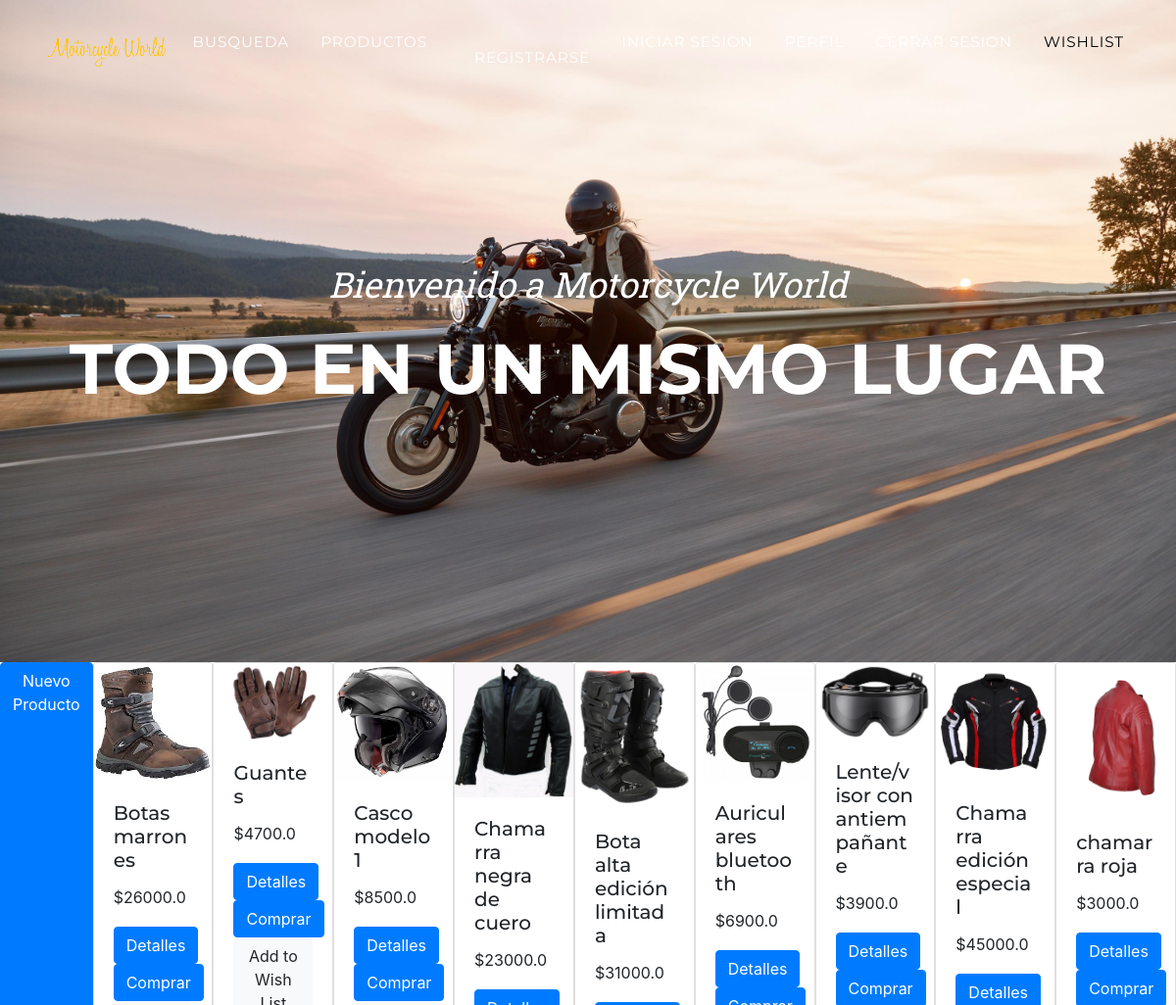
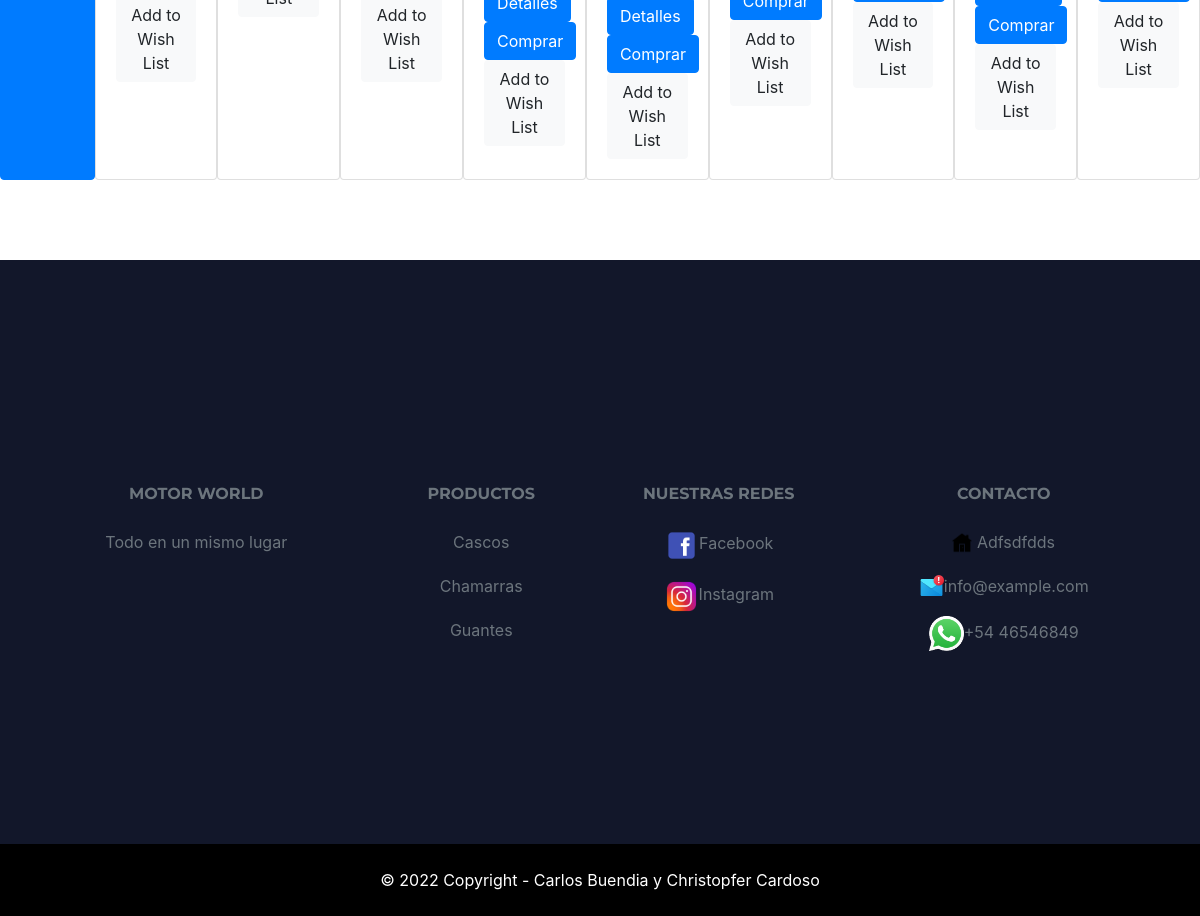
Page /productos/ (signed in) on the committed database (2 pictures, top to bottom).
### AppFinal/models.py (models this page shows)
class Product(models.Model):
    name = models.CharField(max_length= 40)
    price = models.FloatField()
    desc = models.TextField()
    SKU = models.CharField(max_length=30)
    stock = models.BooleanField(default= True)
    image = models.ImageField(upload_to='producto_image', default='producto_image/descarga.png')
    users_wishlist = models.ManyToManyField(settings.AUTH_USER_MODEL, related_name="user_wishlist", blank=True)
    class Meta:
        verbose_name = 'producto'
        verbose_name_plural = 'productos'

### AppFinal/views.py (the view)
class ListViewProducts(ListView):
    model = Product
    template_name = 'AppFinal/productos.html'

### AppFinal/templates/AppFinal/productos.html (shortened to what this page needs)
    {% extends "AppFinal/padre.html" %}
    {% block Contenido %}
    <br> <br> <br>
    {% if request.user.is_authenticated and  request.user.rol == owner %}
        <a href="/nuevoProducto" class="btn btn-primary">Nuevo Producto</a>
    {% endif %}
    {% for producto in object_list %}
        {% if producto.stock == True %}
            <div class="card" style="width: 18rem">
                    <img src="{{producto.image.url}}" class="card-img-top" width: 230px height: 230px >
                <div class="card-body">
                <h5 class="card-title">{{producto.name}}</h5>
                <p class="card-text">${{producto.price}}</p>
                <a href="/detalleproductos/{{producto.id}}/" class="btn btn-primary">Detalles</a>
                {% if request.user.is_authenticated %}
                    {% if request.user.client.rol == 'owner' %}
                        <a href="/eliminarProducto/{{producto.id}}/" class="btn btn-primary">Eliminar</a>
                        <a href="/actualizarProducto/{{producto.id}}/" class="btn btn-primary">Actualizar</a>
                    {% else %}
                        <a href="/compra" class="btn btn-primary">Comprar</a>
                        <a href="/addWishlist/{{producto.id}}/" class="btn btn-light fw500" role="button" aria-disabled="true">Add to Wish List</a>
                    {% endif %}
                {% else %}
                    <a href="/comprafallida" class="btn btn-primary">Comprar</a>
                {% endif %}
                </div>
            </div>
        {% endif %}
    {% endfor %}
    {% endblock %}

### rows in the picture
Product: image (picture), name "Botas marrones", price "26000.0"
Product: image (picture), name "Guantes", price "4700.0"
Product: image (picture), name "Casco modelo 1", price "8500.0"
Product: image (picture), name "Chamarra negra de cuero", price "23000.0"
Product: image (picture), name "Bota alta edición limitada", price "31000.0"
Product: image (picture), name "Auriculares bluetooth", price "6900.0"
Product: image (picture), name "Lente/visor con antiempañante", price "3900.0"
Product: image (picture), name "Chamarra edición especial", price "45000.0"
Product: image (picture), name "chamarra roja", price "3000.0"
